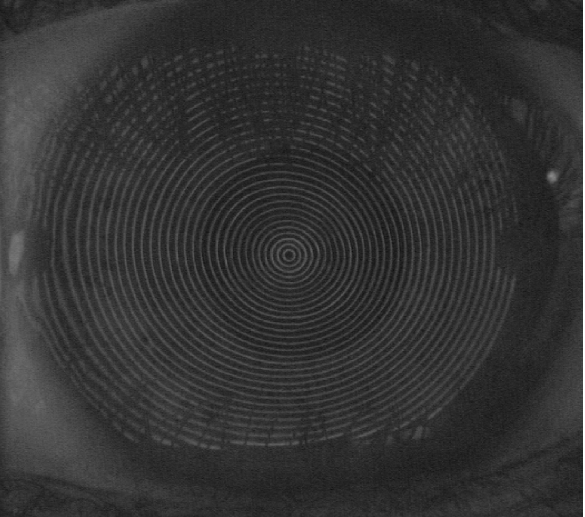
%> input picture BullsEye-master/work_sharf/Day3/test2.png, 585 x 517 px
$ octave preproc2.m   (GNU Octave 9; MATLAB toolbox functions it lacks are replaced by stand-ins)
%> lines starting %> are read from the running program, lines starting %| are printed output that depends on the picture; in (x1, y1, x2, y2) boxes, pixels count from 0 and x2, y2 are one past the last pixel; in counts of white or black regions, pixels touching at a corner belong together; the program's own positions count from 1
### BullsEye-master/work_sharf/Day3/segment.m
function circ_imgs = segment(bin_img)
    circ_range = 10:10:506;
    CC = bwlabel(bin_img);
    indcs = ones(size(unique(CC),1),1);
    [m,n] = size(bin_img);

    freq_list = {};


    for i=1:m
        for j=1:n
            if bin_img(i,j)==1
                idx = closest_circle(i,j,m/2,n/2,circ_range);
                label = CC(i,j);
                freq_list{label}(indcs(label))=idx;
                indcs(label)=indcs(label)+1;
                %disp(idx);
            end
        end
    end
    x = zeros(size(unique(CC),1));
    for i = 1:size(unique(CC),1)-1
        x(i) = mode(freq_list{i});
    end

    circ_imgs = {};
    for i=1:size(unique(x),1)+1
        circ_imgs{i} = zeros(size(bin_img));
    end

    for i=1:m
        for j=1:n
            if bin_img(i,j)==1
                label = CC(i,j);
                circ_imgs{x(label)}(i,j)=1;
            end
        end
    end
end

### BullsEye-master/work_sharf/Day3/preproc2.m
%Extract only The image
act_img = imread('test2.png');
%> act_img is the input picture: size 517x585x3 uint8; min 17, max 255, mean 51.6
%act_img = act_img(:,220:805,:);
%imshow(act_img);
%Preprocessing starts here
img = rgb2gray(act_img);
img = imresize(img,[571,586]);
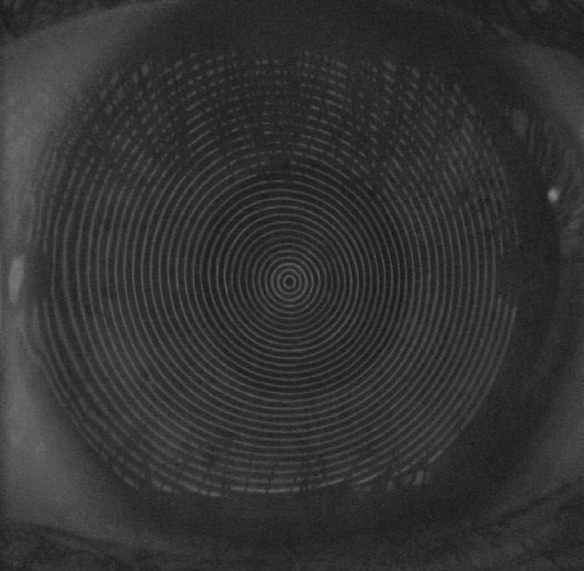
%> img: size 571x586 uint8; min 17, max 255, mean 51.6
level = graythresh(img);
%> level = 0.231
bin_img = im2bw(img,level);
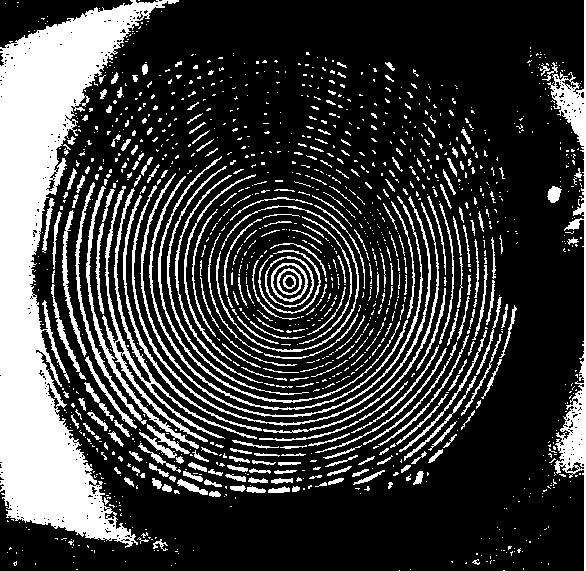
%> bin_img: size 571x586 logical; 23.5% white; 1245 white regions (974 under 20 px), largest, box (x1, y1, x2, y2) and area: (0, 0, 179, 548) 34694, (547, 0, 586, 571) 4121, (102, 186, 257, 442) 2678
imshow(bin_img);
sel = strel('disk',1);
bin_img = imopen(bin_img,sel);
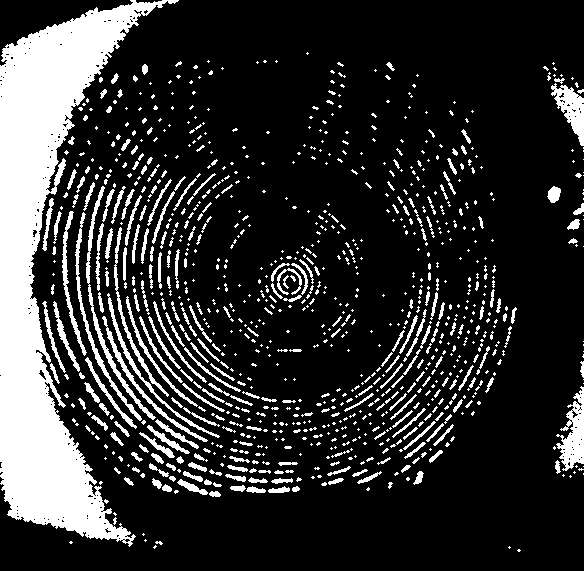
%> bin_img: size 571x586 logical; 19% white; 956 white regions (668 under 20 px), largest, box (x1, y1, x2, y2) and area: (0, 0, 179, 547) 33597, (551, 0, 586, 571) 3493, (86, 186, 156, 420) 972
imshow(bin_img);

% circ_img = zeros(size(act_img));
% create_circle(circ_img);
circ_range = 5:4:506;
circ_imgs = segment(bin_img);
%> in segment, `CC = bwlabel(bin_img);`:
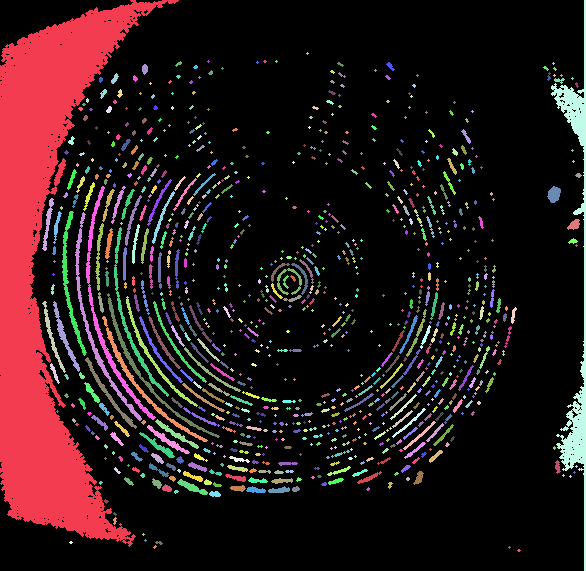
%> CC: size 571x586 double; 957 distinct labels, from 0 to 956; one colour per label, 0 black
%> after the loop in segment, `for i=1:m`: freq_list = 956 items; idx = 41; indcs = 957 values, max 33598 at index 1, min 1 at index 957, mean 67.44; label = 937
%> in segment, `x = zeros(size(unique(CC),1));`: x: size 957x957 double; every value is 0
%> after the loop in segment, `for i = 1:size(unique(CC),1)-1`:
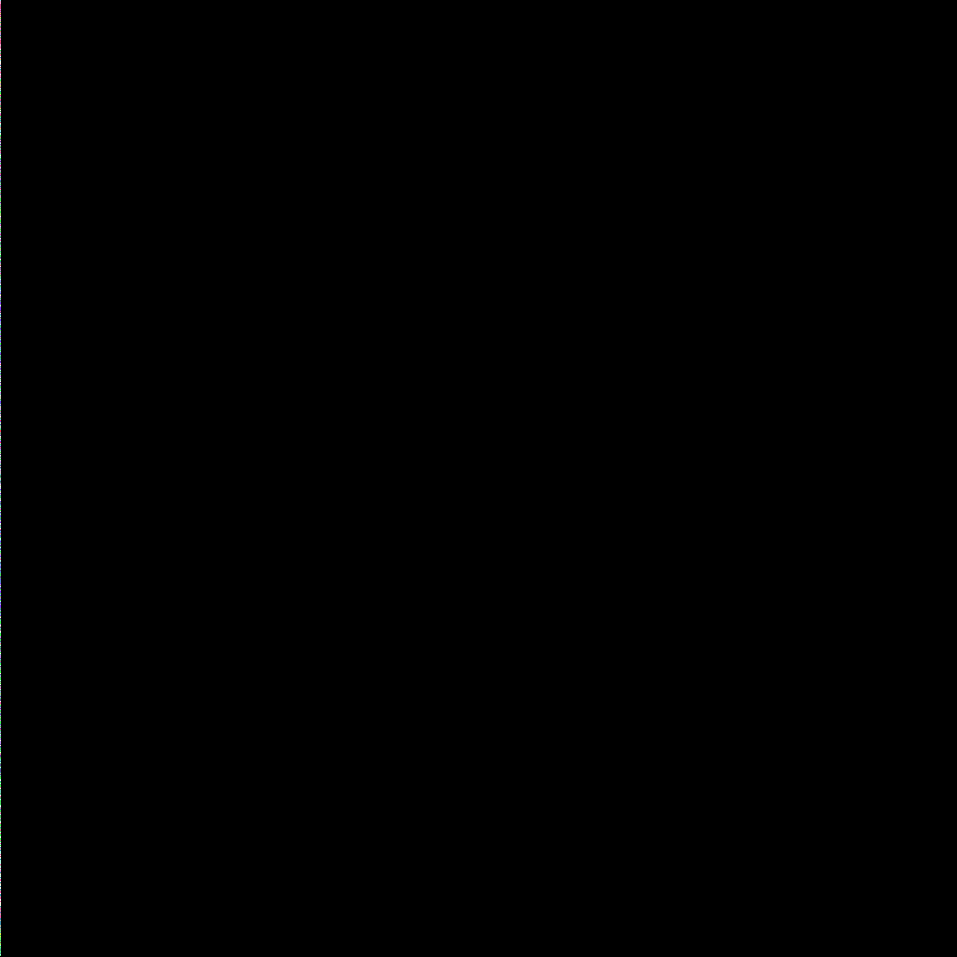
%> x: size 957x957 double; 36 distinct labels, from 0 to 35; one colour per label, 0 black
%> the loop in segment, `for i=1:size(unique(x),1)+1` made 37 passes
%> after the loop in segment, `for i=1:size(unique(x),1)+1`: circ_imgs = 37 items
%> circ_imgs = 37 items

% for i=1:28
%     figure,imshow(circ_imgs{i});
% end
%figure,imshow(temp_img);

for i=1:27
    figure,imshow(circ_imgs{i});
end
%> this loop made 27 passes
%> pass 1, `imshow(circ_imgs{i})`:
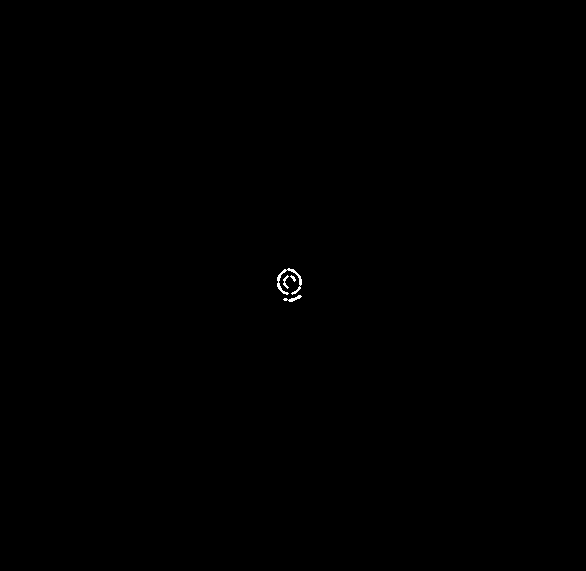
%> displayed picture: size 571x586, on the screen's scale of 0 to 255; 0.08% white in thin lines or dots, all inside (x1, y1, x2, y2) = (277, 268, 302, 302)
%> pass 2, `imshow(circ_imgs{i})`:
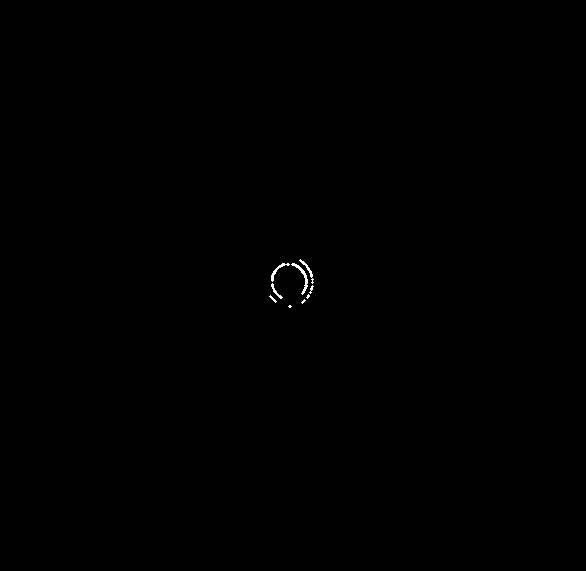
%> displayed picture: size 571x586, on the screen's scale of 0 to 255; 0.11% white in thin lines or dots, all inside (x1, y1, x2, y2) = (269, 259, 314, 308)

$ run again, with BullsEye-master/work_sharf/Day3/test11.png copied over BullsEye-master/work_sharf/Day3/test2.png
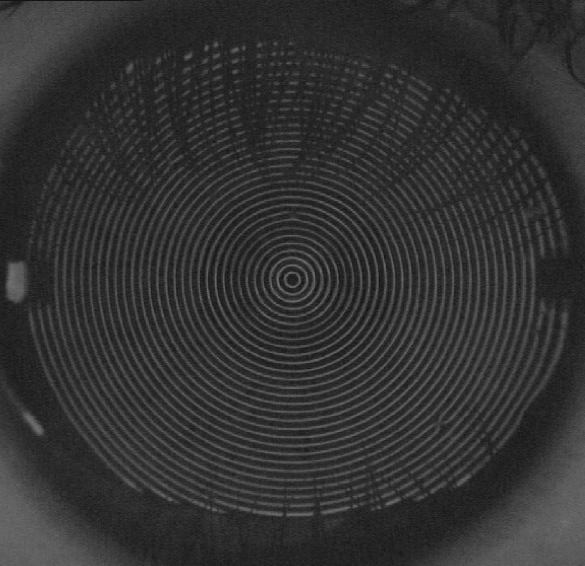
%> input picture BullsEye-master/work_sharf/Day3/test11.png, 585 x 566 px
%> act_img is the input picture: size 566x585x3 uint8; min 17, max 118, mean 50.1
%> level = 0.224
%> `bin_img = im2bw(img,level);`:
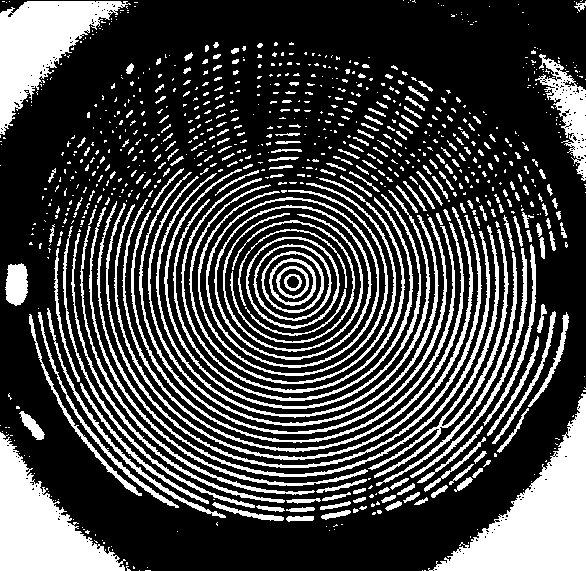
%> bin_img: size 571x586 logical; 27% white; 822 white regions (584 under 20 px), largest, box (x1, y1, x2, y2) and area: (428, 393, 586, 571) 10956, (0, 432, 126, 571) 8059, (0, 1, 131, 135) 7234
%> in segment, `CC = bwlabel(bin_img);`:
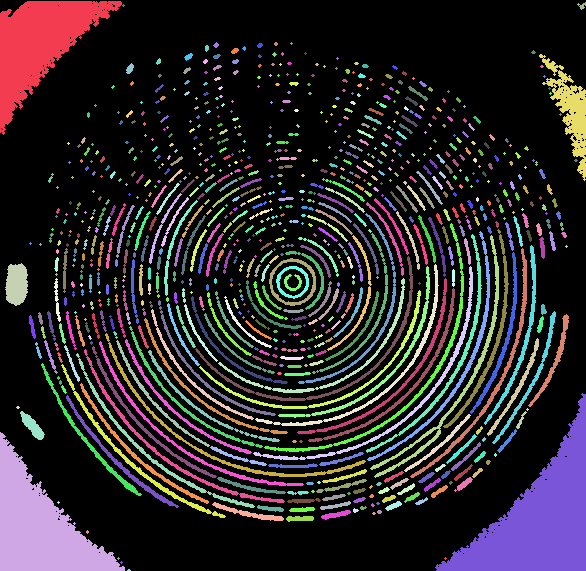
%> CC: size 571x586 double; 858 distinct labels, from 0 to 857; one colour per label, 0 black
%> after the loop in segment, `for i=1:m`: freq_list = 857 items; idx = 41; indcs = 858 values, max 10777 at index 719, min 1 at index 858, mean 96.92; label = 719
%> the loop in segment, `for i=1:size(unique(x),1)+1` made 36 passes
%> after the loop in segment, `for i=1:size(unique(x),1)+1`: circ_imgs = 36 items
%> after the loop in segment, `for i=1:m`: circ_imgs = 40 items
